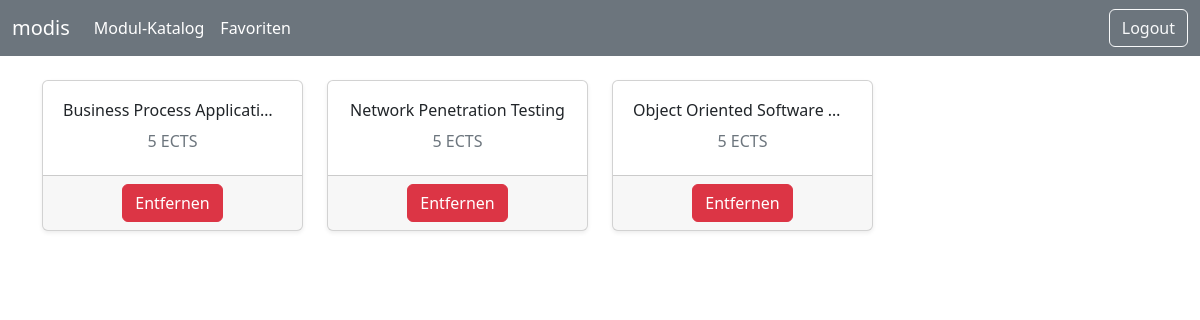
The page /favourites/ (signed in) on the database as committed earlier.
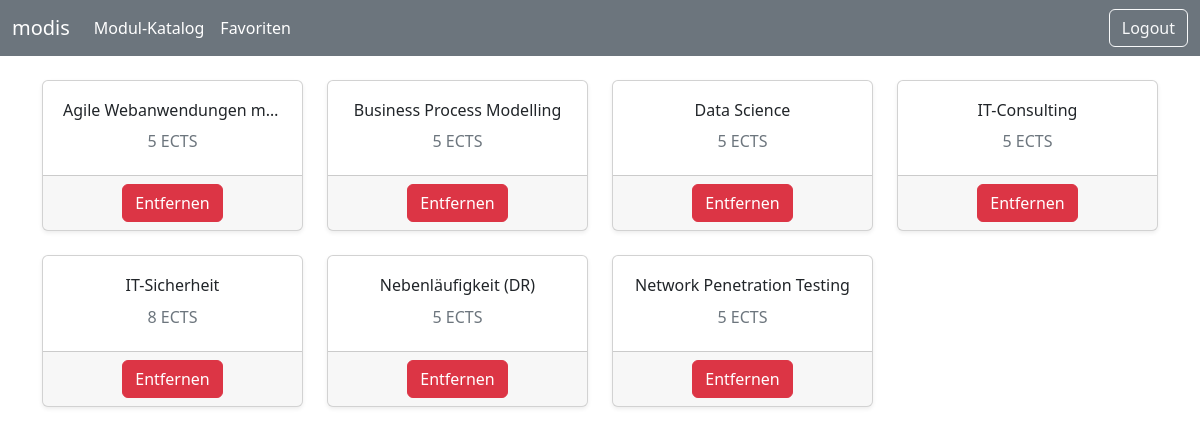
The same page on the database as committed later.
### base/models/module.py (models this page shows, shortened)
class Module(models.Model):
    title = models.CharField(max_length=200)
    content = models.TextField(null=True, blank=True)
    learning_objective = models.TextField(null=True, blank=True)
    lecturer = models.ForeignKey(Lecturer, on_delete=models.SET_NULL, null=True, blank=False)
    semesters = models.ManyToManyField(Semester)
    graduate_programs = models.ManyToManyField(GraduateProgram)
    specialisation_tracks = models.ManyToManyField(SpecialisationTrack, blank=True)
    credits = models.IntegerField()
    updated = models.DateTimeField(auto_now=True)
    class Meta:
        ordering = ['title']

### base/views.py (the view)
# urls.py: path('favourites/', views.favourites, name='favourites'),
@login_required()
def favourites(request):
    favourites = Student.objects.get(user=request.user).favourites.all()
    context = {'favourites': favourites}
    return render(request, 'main/favourites.html', context)

### base/templates/main/favourites.html
{% extends 'main/index.html' %}
{% block content %}
    <div class="container pt-4">
        <div class="row gy-4 justify-content-start">
            {% for module in favourites %}
                <div class="col-3 justify-content-start">
                    <div id="card-favourite" class="card shadow-sm">
                        <div class="card-body">
                            <a class="link-dark text-decoration-none" href="{% url 'module' module.id %}"><h6
                                    class="card-title text-center text-truncate p-1">{{ module.title }}</h6></a>
                            <h6 class="text-center text-muted">{{ module.credits }} ECTS</h6>
                        </div>
                        <div class="card-footer text-center">
                            <a class="btn btn-danger" href="{% url 'toggle-fav' module.id %}">Entfernen</a>
                        </div>
                    </div>
                </div>
            {% endfor %}
        </div>
    </div>
{% endblock %}

### base/templates/main/index.html (shortened to what this page needs)
{% load static %}
<!DOCTYPE html>
<html lang="en">
<head>
    <link href="https://cdn.jsdelivr.net/npm/bootstrap@5.2.3/dist/css/bootstrap.min.css" rel="stylesheet"
>
    <link rel="stylesheet" href="{% static 'base/css/style.css' %}">
</head>
<body>
{% include 'main/navbar.html' %}
{% block content %}
{% endblock %}
</body>
</html>

### base/templates/main/navbar.html
<nav class="navbar sticky-top navbar-expand-lg navbar-light bg-secondary">
    <div class="container-fluid">
        <a class="navbar-brand text-white" href="/">modis</a>
        <div class="collapse navbar-collapse">
            <ul class="navbar-nav me-auto mb-2 mb-lg-0">
                <li class="nav-item">
                    <a class="nav-link active text-white" aria-current="page" href="/">Modul-Katalog</a>
                </li>
                {% if user.user_type == user.STUDENT %}
                    <li class="nav-item">
                        <a class="nav-link active text-white" href="{% url 'favourites' %}">Favoriten</a>
                    </li>
                {% else %}
                    <li class="nav-item">
                        <a class="nav-link active text-white" href="{% url 'create-module' %}">Modul hinzufügen</a>
                    </li>
                {% endif %}
            </ul>
        </div>
        <div class="collapse navbar-collapse">
            <ul class="navbar-nav ms-auto mb-2 mb-lg-0">
                <li><a class="btn btn-outline-light" aria-current="page" href="{% url 'logout' %}">Logout</a></li>
            </ul>
        </div>
    </div>
</nav>

Rows that differ between the two databases and show on the page:
removed Module: title "Business Process Applicati…", credits "5"
no longer on this page (row edited): Module: title "Object Oriented Software…", credits "5"
added Module: title "Agile Webanwendungen m…", credits "5"
added Module: title "Business Process Modelling", credits "5"
added Module: title "Data Science", credits "5"
added Module: title "IT-Consulting", credits "5"
added Module: title "IT-Sicherheit", credits "8"
added Module: title "Nebenläufigkeit (DR)", credits "5"
